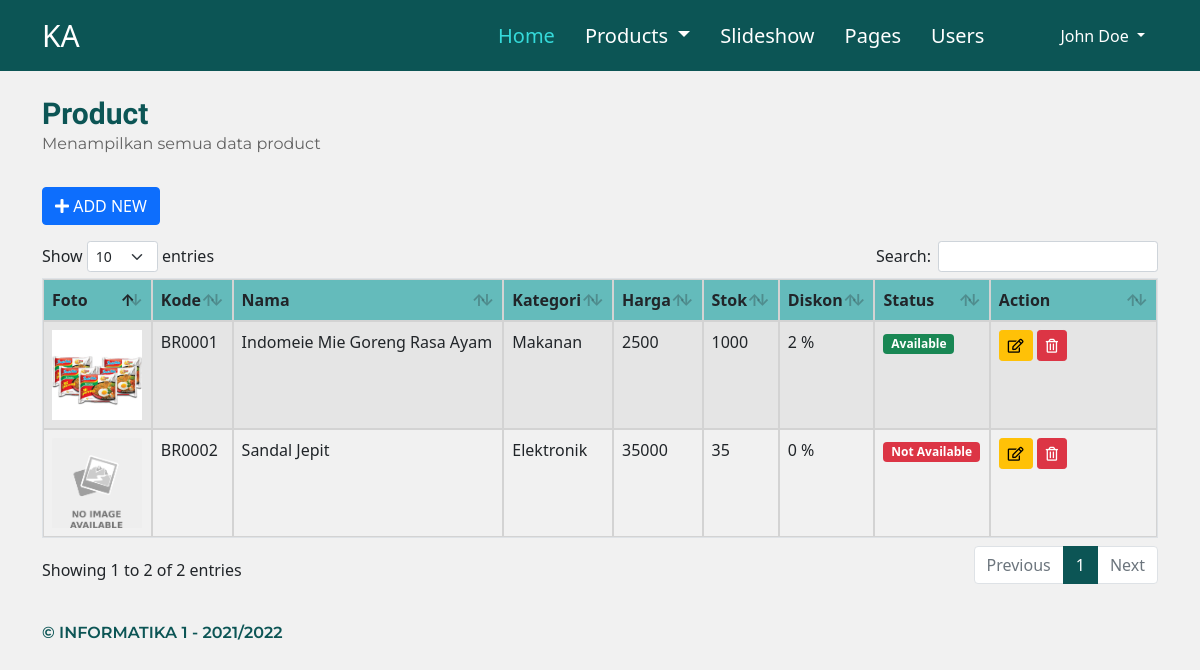
The app's page /dashboard/product.php with its own data.
### tables this page shows
CREATE TABLE IF NOT EXISTS `wec_product` (
  `id_product` int(11) NOT NULL AUTO_INCREMENT,
  `kd_product` varchar(10) NOT NULL,
  `nm_product` varchar(50) NOT NULL,
  `id_cat` int(11) NOT NULL DEFAULT 0,
  `harga` int(11) NOT NULL DEFAULT 0,
  `stok` smallint(6) NOT NULL DEFAULT 0,
  `desc_product` longtext DEFAULT NULL,
  `diskon` float NOT NULL DEFAULT 0,
  `foto` longtext DEFAULT NULL,
  `status` int(1) DEFAULT 1,
  PRIMARY KEY (`id_product`),
  UNIQUE KEY `kd_barang` (`kd_product`) USING BTREE
);

CREATE TABLE IF NOT EXISTS `wec_category` (
  `id_cat` int(11) NOT NULL AUTO_INCREMENT,
  `nm_cat` varchar(20) DEFAULT NULL,
  `desc_cat` text DEFAULT NULL,
  PRIMARY KEY (`id_cat`)
);

### dashboard/config.php (called while the page is built)
<?php
include "../libs/database.php";
$server     = "localhost";
$user       = "root";
$password   = "";
$dbname     = "weckatalog";
$db = new Database($server,$user,$password,$dbname);

### libs/database.php (called while the page is built, shortened)
<?php
    class Database {
        public $conn;
        public function __construct($server,$user,$password,$dbname){
            try {
                $this->conn = new PDO("mysql:host=$server;dbname=$dbname", $user, $password);
                $this->conn->setAttribute(PDO::ATTR_ERRMODE, PDO::ERRMODE_EXCEPTION);
            } catch(PDOException $e) {
                echo "Connection failed: " . $e->getMessage();
            }
        }
        public function select($sql){
            try {
                $result = $this->conn->prepare($sql);
                $result->execute();
                $data = $result->fetchAll();
                return $data;
            } catch(Exception $err){
                return null;
            }
        }
    }

### dashboard/product.php (the view, shortened to what this page needs)
<?php include "header.php"; ?>
  <section id="page-wrap">
    <div class="container">
      <div class="page-title">
        <h2>Product</h2>
        <p>Menampilkan semua data product</p>
      </div>
      <div class="page-content">
        <a href="frm_product.php" class="btn btn-primary mb-3"><i class="fas fa-plus"></i> ADD NEW</a>
        <?php
            $sql = "SELECT p.*,c.nm_cat FROM wec_product AS p INNER JOIN wec_category AS c ON p.id_cat = c.id_cat";
            $data = $db->select($sql);
        ?>
        <table id="dtProduct" class="dtTable table table-striped" style="width:100%">
            <thead>
                <tr>
                    <th scope="col">Foto</th>
                    <th scope="col">Kode</th>
                    <th scope="col">Nama</th>
                    <th scope="col">Kategori</th>
                    <th scope="col">Harga</th>
                    <th scope="col">Stok</th>
                    <th scope="col">Diskon</th>
                    <th scope="col">Status</th>
                    <th scope="col" width="15%">Action</th>
                </tr>
            </thead>
            <tbody>
                <?php
                    foreach($data as $rsProduct){
                ?>
                <tr>
                    <td>
                      <?php
                        if($rsProduct["foto"]==""){
                      ?>
                        <img class="thumbnail" src="../assets/images/no-images.png" alt="">
                      <?php
                        } else {
                      ?>
                        <img class="thumbnail" src="../assets/uploads/product/<?= $rsProduct["foto"] ?>" alt="">
                      <?php
                        }
                      ?>
                    </td>
                    <td><?= $rsProduct["kd_product"] ?></td>
                    <td><?= $rsProduct["nm_product"] ?></td>
                    <td><?= $rsProduct["nm_cat"] ?></td>
                    <td><?= $rsProduct["harga"] ?></td>
                    <td><?= $rsProduct["stok"] ?></td>
                    <td><?= $rsProduct["diskon"]." %" ?></td>
                    <td>
                      <?php
                        if($rsProduct["status"]==1){
                      ?>
                      <span class="badge bg-success">Available</span>
                      <?php } else { ?>
                      <span class="badge bg-danger">Not Available</span>
                      <?php
                        }
                      ?>
                    </td>
                    <td>
                        <a href="frm_product.php?id=<?= $rsProduct["id_product"] ?>" class="btn btn-warning btn-sm"><i class="far fa-edit"></i></a>
                        <a href="delete_product.php?id=<?= $rsProduct["id_product"] ?>" class="btn btn-danger btn-sm"><i class="far fa-trash-alt"></i></a>
                    </td>
                </tr>
                <?php
                    }
                ?>
            </tbody>
        </table>
      </div>
    </div>
  </section>
<?php include "footer.php"; ?>

### dashboard/header.php (shortened to what this page needs)
<?php
  include "config.php";
?>
<!DOCTYPE html>
<html lang="en">
<head>
  <link rel="stylesheet" href="../assets/css/bootstrap.min.css" />
  <link rel="stylesheet" href="../assets/plugins/DataTables/css/dataTables.bootstrap5.min.css">
  <link rel="stylesheet" href="../assets/plugins/FontAwesome/css/all.min.css">
  <link rel="stylesheet" href="style.css">
</head>
<body>
  <header>
    <nav class="navbar navbar-expand-lg navbar-dark">
      <div class="container">
        <a class="navbar-brand" href="#">KA</a>
        <div class="collapse navbar-collapse" id="navbarNav">
          <ul class="navbar-nav ms-auto">
            <li class="nav-item">
              <a class="nav-link active" aria-current="page" href="/katalog/dashboard">Home</a>
            </li>
            <li class="nav-item dropdown">
              <a class="nav-link dropdown-toggle" href="#" id="navbarDropdown" role="button" data-bs-toggle="dropdown" aria-expanded="false">
              Products
              </a>
            </li>
            <li class="nav-item">
              <a class="nav-link" href="slideshow.php">Slideshow</a>
            </li>
            <li class="nav-item">
              <a class="nav-link" href="pages.php">Pages</a>
            </li>
            <li class="nav-item">
              <a class="nav-link" href="users.php">Users</a>
            </li>
          </ul>
          <div class="ms-5 dropdown btn-user">
            <a class="btn dropdown-toggle" href="#" role="button" id="dropdownMenuLink" data-bs-toggle="dropdown"
              aria-expanded="false">
              John Doe
            </a>
          </div>
        </div>
      </div>
    </nav>
  </header>

### dashboard/footer.php (shortened to what this page needs)
  <footer>
    <div class="container">
      <p>&#169; INFORMATIKA 1 - 2021/2022</p>
    </div>
  </footer>
</body>
</html>

### dashboard/style.css (style rules this page uses)
body { background-color: #f1f1f1; }
nav { background-color: #0c5555 !important; }
nav a { color: #fff !important; }
nav a.nav-link { font-size: 20px; padding: 0 15px !important; }
nav a.nav-link:hover,nav a.nav-link.active { color: #35dada !important; }
nav a.navbar-brand { font-size: 30px; }
nav .btn-user a { box-shadow: unset !important; }
#page-wrap { position: relative; padding: 25px 0; }
#page-wrap .page-title h2 { position: relative; font-family: 'Hind', sans-serif; color: #0c5555; font-size: 30px; font-weight: 600; margin: 0; }
#page-wrap .page-title p { font-family: 'Montserrat', sans-serif; font-size: 16px; color: #636363; }
#page-wrap .page-content { position: relative; padding-top: 15px; min-height: 50vh; }
table { position: relative; border: 1px solid #a3a3a3; }
table thead { background-color: #64bbbb; }
table tr td,table tr th { border: 1px solid #d3d3d3; }
#dtProduct img.thumbnail { width: 90px; height: 90px; object-fit: cover; -o-object-fit: cover; object-position: top center; -o-object-position: top center; }
footer { position: relative; padding: 10px 0; }
footer p { font-family: 'Montserrat', sans-serif; font-size: 16px; font-weight: 600; color: #0c5555; text-align: left; margin: 0; }

### records on screen
wec_product: foto (picture), kd_product "BR0001", nm_product "Indomeie Mie Goreng Rasa Ayam", id_cat.nm_cat "Makanan", harga "2500", stok "1000", diskon "2", status "Available"
wec_product: kd_product "BR0002", nm_product "Sandal Jepit", id_cat.nm_cat "Elektronik", harga "35000", stok "35", diskon "0", status "Not Available"
